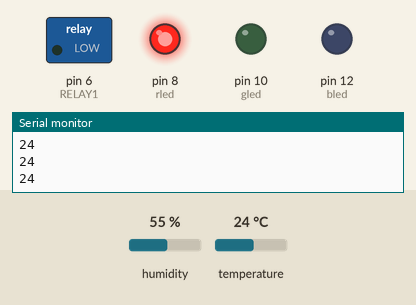
A sketch run on a simulated Arduino Uno, built with avr-gcc and run on an emulated ATmega328P. Parts: switched loads named in the sketch (green lamp = pin HIGH), output pins drawn as LEDs (lit = HIGH), the last lines printed to the serial monitor. Inputs (shaded band) come from the test bench; at power-on: temperature 24 °C, humidity 55 %.

Above: at 2.8 s.
2.9 s: temperature set to 6 °C
5.7 s: temperature set to 3 °C
At 7.2 s:
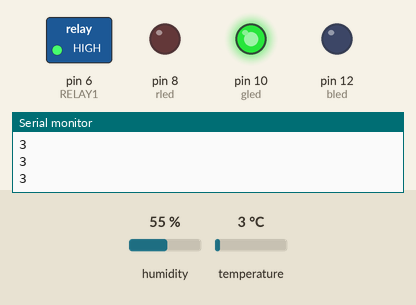
8.4 s: temperature set to 12 °C
At 11.8 s:
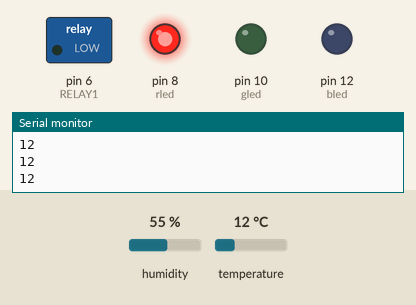
12.1 s: temperature set to 4 °C
At 13.1 s:
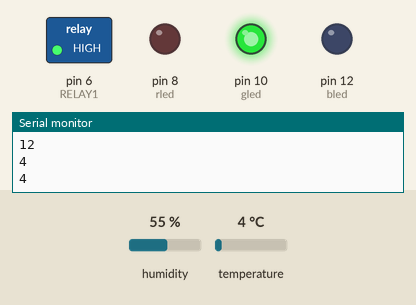
Timing chart, 0 to 15.1 s (numbered marks = the images above; inputs shaded):
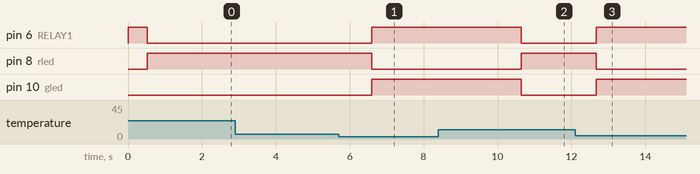

Measured:
- the behaviour switches between 5 and 4 °C on temperature (found by bisection; images 0 and 1)
- after the input at 5.7 s, pin 6 (RELAY1), pin 10 (gled): LOW → HIGH after 0.90 s; pin 8 (rled): HIGH → LOW after 0.90 s
- after the input at 8.4 s, pin 6 (RELAY1), pin 10 (gled): HIGH → LOW after 2.2 s; pin 8 (rled): LOW → HIGH after 2.2 s
- after the input at 12.1 s, pin 6 (RELAY1), pin 10 (gled): LOW → HIGH after 0.57 s; pin 8 (rled): HIGH → LOW after 0.57 s

The sketch:

relay.ino
```cpp
#include <DHT.h>
#include "DHT.h"
#define DHTTYPE DHT11
#define DHTPIN 2
#define RELAY1 6

DHT dht(DHTPIN, DHTTYPE);
 int temp;
 int rled = 8;
 int gled = 10;
 int bled = 12;

 void setup(){


  Serial.begin(9600);
  pinMode(RELAY1, OUTPUT);

  //LED RGB
  pinMode(rled,OUTPUT);
  pinMode(bled,OUTPUT);
  pinMode(gled,OUTPUT);
  digitalWrite(RELAY1,1);


}


  void loop(){
     temp = dht.readTemperature();
     Serial.println(temp);
     delay(500);

    if(temp>=5){
      digitalWrite(RELAY1,0); //Compresor Encendido
      analogWrite(gled,0);
      analogWrite(rled,255);
       // Se enciende color azul
    }else if(temp<=4){

       digitalWrite(RELAY1,1); //Compresor Apagado
       analogWrite(rled,0);
       analogWrite(gled,255);
      // Se enciende color rojo


    }


}
```
